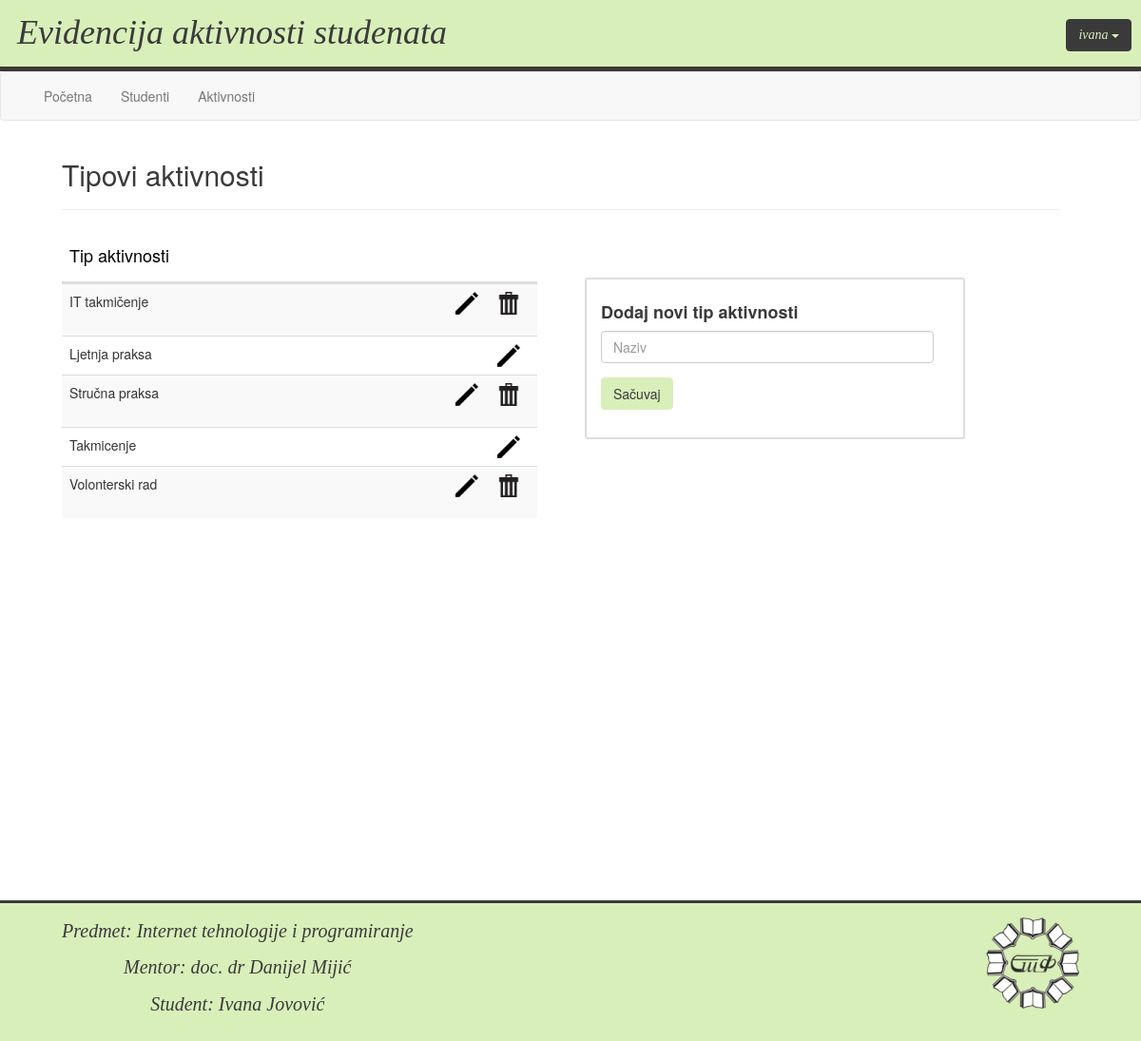
Page /activity_types.php (signed in) on the committed database.
### tables this page shows
CREATE TABLE IF NOT EXISTS `tip_aktivnosti` (
  `tip_id` int(11) NOT NULL AUTO_INCREMENT,
  `tip_naziv` varchar(128) NOT NULL,
  PRIMARY KEY (`tip_id`)
);

### activity_types.php (the view, shortened to what this page needs)
<html>
    <?php include './head.php'; ?>
<body>
    <?php include './header_nav.php'; ?>
    <div class="container-fluid">
        <div class="row content">
            <div class="col-xs-12 col-sm-4 col-lg-11" id="mainDiv" name="mainDiv">
                <?php if(isset($_SESSION["username"])){ ?>
                <h2>Tipovi aktivnosti</h2>
                <hr>
                <div class="table-responsive">
                    <table class="table table-striped" id="tableTypes">
                        <thead>
                            <tr>
                                <th class="table_header"><h4 class="columnName">Tip aktivnosti</h4></th>
                                <th class="table_header"><input type="hidden"></th>
                            </tr>
                        </thead>
                        <tbody>
                        <?php
                        include './db_connection.php';
                        $query = "SELECT * FROM tip_aktivnosti ORDER BY tip_naziv ASC";
                        $result = mysqli_query($connection, $query);
                        if($result){
                            $numrows = mysqli_num_rows($result);
                            if($numrows != 0){
                                for($i = 1; $i <= $numrows; $i++){
                                    $isInUse = false;
                                    $row = mysqli_fetch_array($result);
                                    $id = $row["tip_id"];
                                    $tip = $row["tip_naziv"];
                                    if($i%2 == 0){ ?>
                                        <tr class="alt">
                                    <?php }
                                    else{ ?>
                                        <tr>
                                    <?php } ?>
                                    <td><?php echo $tip; ?></td>
                                    <td id="kolonaOpcije" class="text-right">
                                        <input type="image" src="css/edit.png" class="hiddenButtons tableButtons" onclick="EditType(<?php echo $id; ?>,'<?php echo $tip; ?>')" value="Izmjena">
                                        <?php
                                        $query2 = "SELECT * FROM aktivnosti";
                                        $result2 = mysqli_query($connection, $query2);
                                        $numrows2 = mysqli_num_rows($result);
                                        if($numrows2 != 0){
                                            for($j = 1; $j <= $numrows2; $j++){
                                                $row2 = mysqli_fetch_array($result2);
                                                if($id == $row2["tip_id"]){
                                                    $isInUse = true;
                                                }
                                            }
                                            if($isInUse == false){ ?>
                                             <form method='post' action="delete_type.php" style="float: right">
                                                <input type="image" src="css/delete.png" class="hiddenButtons tableButtons" name="deleteType" id="deleteType" onclick="return confirm('Da li ste sigurni da želite obrisati tip aktivnosti?');" value="Brisanje">
                                            </form>
                                            <?php }
                                        } ?>
                                    </td>
                                </tr>
                            <?php }
                            }
                            else{
                                echo '<script>alert("Nema podataka u bazi!")</script>';
                            }
                        }
                        else{
                            echo '<script>alert("Došlo je do greške!")</script>';
                        }
                        ?>
                        </tbody>
                    </table>
                </div>
                <div id="addTypeDiv" class="typeDiv">
                    <h4><strong>Dodaj novi tip aktivnosti</strong></h4>
                    <form method="post" action="add_type.php">
                        <div class="form-group">
                            <input type="text" name="tip" class="form-control inputGroup" value="" placeholder="Naziv" required></input>
                        </div>
                        <input type="submit" name="insertType" class="btn button myButtons" id="insert" value="Sačuvaj"></input>
                    </form>
                </div>
            <?php }
             else{
              ?>
            <br>
            <strong>Da biste vidjeli informacije, morate biti ulogovani.</strong>
            <?php } ?>
            </div>
        </div>
    </div>
    <?php include './footer.php'; ?>
</body>
</html>

### css/style.css (style rules this page uses)
.row.content { height: auto; }
#mainDiv { width: 90%; height: 95%; min-height: 650px; color: #3a3a3a; margin: 0 50px 40px 50px; }
#tableTypes { width: 500px; }
#tableTypes thead th, #tableTypes tbody td { width: 250px; }
table { width: 100%; font-size: 14px; }
.table_header { margin-bottom: 0px; color: black; font-weight: 700; }
.columnName { float: left; }
thead, tbody { display: block; }
thead th,tbody td { width: 170px; }
tbody { height: 400px; width: inherit; overflow: auto; }
.tableButtons { margin: 0px 10px 0px 10px; }
.myButtons { background-color: #d9efba !important; color: #3a3a3a !important; border-color: #d9efba; margin-right: 10px; }
.btn { color: white; background: #337ab7; }
.inputGroup { width: 350px; }
.typeDiv { position: absolute; float: right; width: 400px; margin: 15px; padding: 15px; border: 2px solid #dddddd; border-radius: 3px; right: 100px; }
#addTypeDiv { top: 130px; }

### rows in the picture
tip_aktivnosti: tip_naziv "IT takmičenje"
tip_aktivnosti: tip_naziv "Ljetnja praksa"
tip_aktivnosti: tip_naziv "Stručna praksa"
tip_aktivnosti: tip_naziv "Takmicenje"
tip_aktivnosti: tip_naziv "Volonterski rad"

### other values in the picture
$_SESSION["username"] "ivana"
